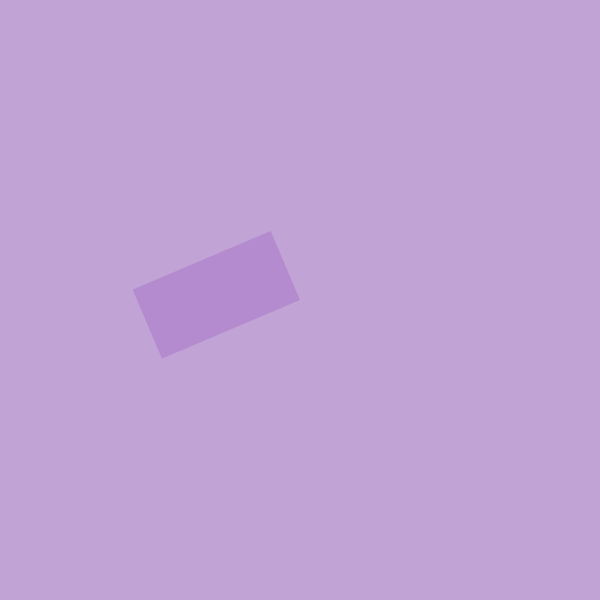
Frame 1 (no input)
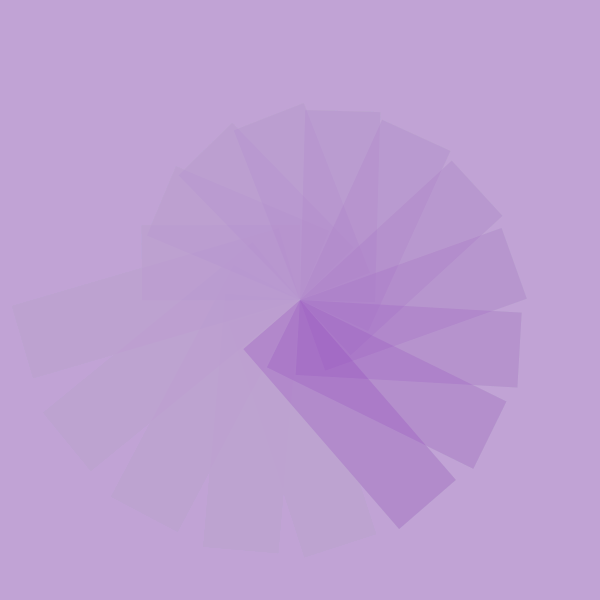
Frame 60 (the mouse pressed at the canvas centre just before this capture)
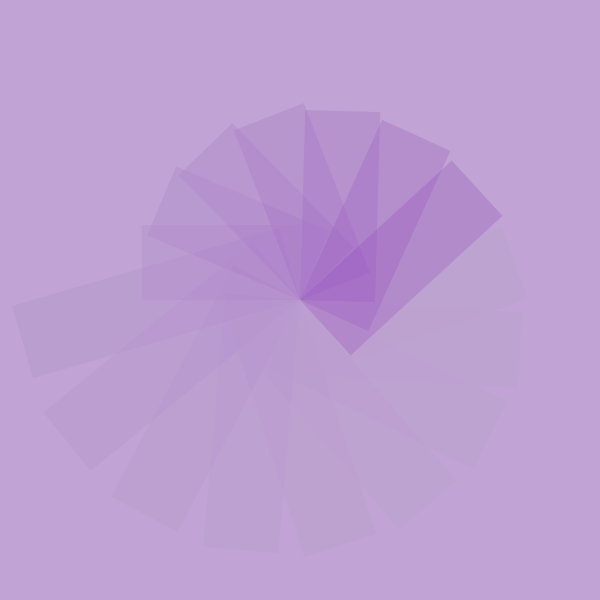
Frame 120 (the mouse held since frame 60 and released just before this capture)

The Processing sketch that drew these frames (run headless with seeded random() and noise(); from frame 60 on, the mouse is pressed at the canvas centre):

// Processing sketch: rotatingRectangles
// ── rotatingRectangles.pde
int i = 0;
void setup(){
  size(600, 600);
  background(193, 163, 213);
  noStroke();
  frameRate(12);
  //noLoop();
}

void draw(){
  fill(193, 163, 213, 40);
  rect(-width/2, -height/2, 1200, 1200);
//  background(193, 155, 214, 10);
  //translate(width*0.75, height*2/3);
  translate(width/2, height/2);
  ellipse(0,0,1,1);
  fill(142, 58, 189, 60);
  
  //for (int i = 0; i<16; i++){
    pushMatrix();
//    rotate(PI*mouseX / width);
    rotate(radians(157)+(i*0.4));
    rect(0,0, width/4+(i*8), height/8);  
    popMatrix();
  //}
  i++;
  if(i%17 == 0){
    i = 1;
//    i+=3;
//    println("true");
  }
}
